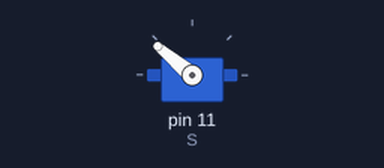
The sketch below on a simulated Arduino Uno, built with avr-gcc and run on an emulated ATmega328P. On the bench: servo.

Above: at 0.05 s.
At 4.0 s:
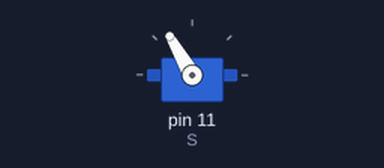
Timing chart, 0 to 5.2 s (numbered marks = the images above):
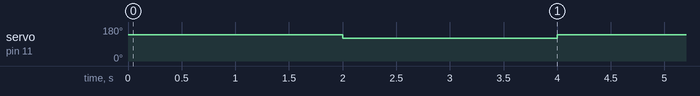

Measured:
- by itself, servo on pin 11 (S): alternates 140° for 2.0 s and 120° for 2.0 s

The sketch:

ouverture_pince_v2.ino
```cpp
#include <Servo.h> // Bibliothèque de gestion du Servomoteur
Servo S; // Création d’un objet de type servomoteur

void setup()
{
  S.attach(11); // E/S2, connecteur 4
  Serial.begin(9600);
}

void loop()
{
// suite chemin après prise de l'oeuf
    {
      S.write(140); //fermeture de la pince
      delay(2000);
      S.write(120); //ouverture de la pince
      delay(2000);
    }
}
```
